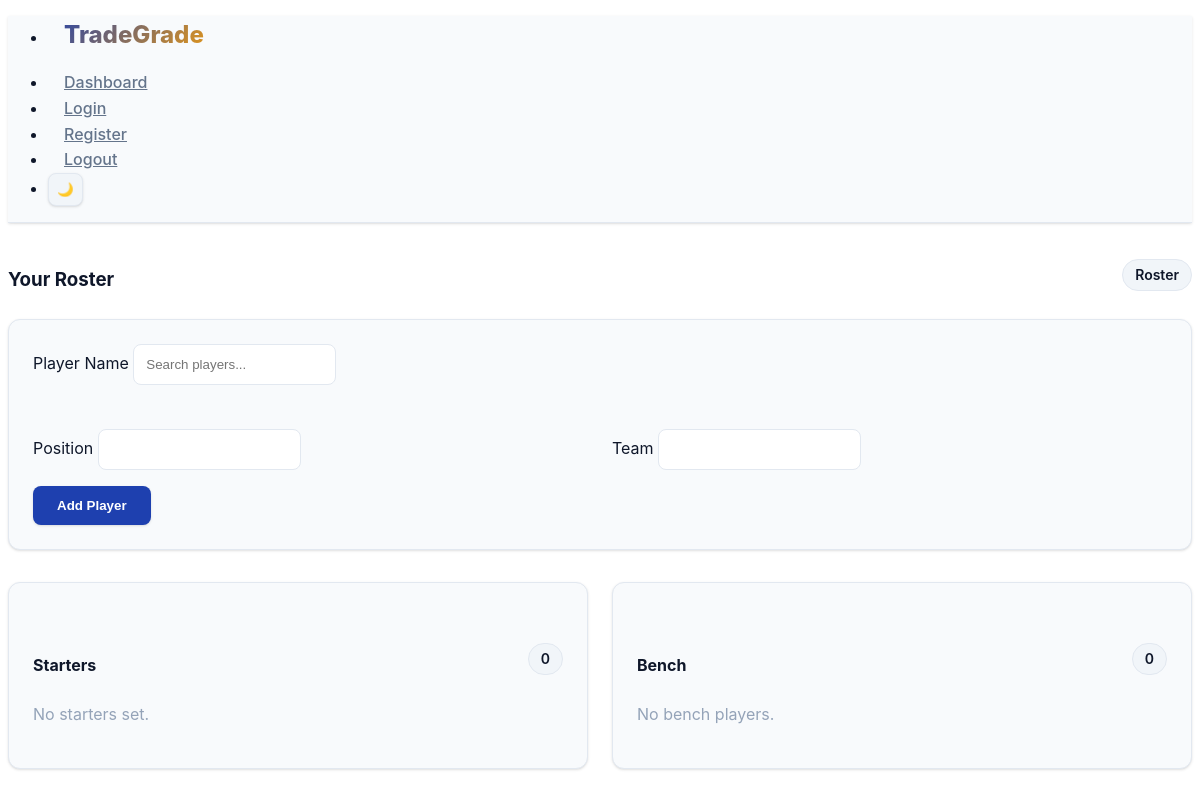
The app's page /roster/1 (signed in), older data.
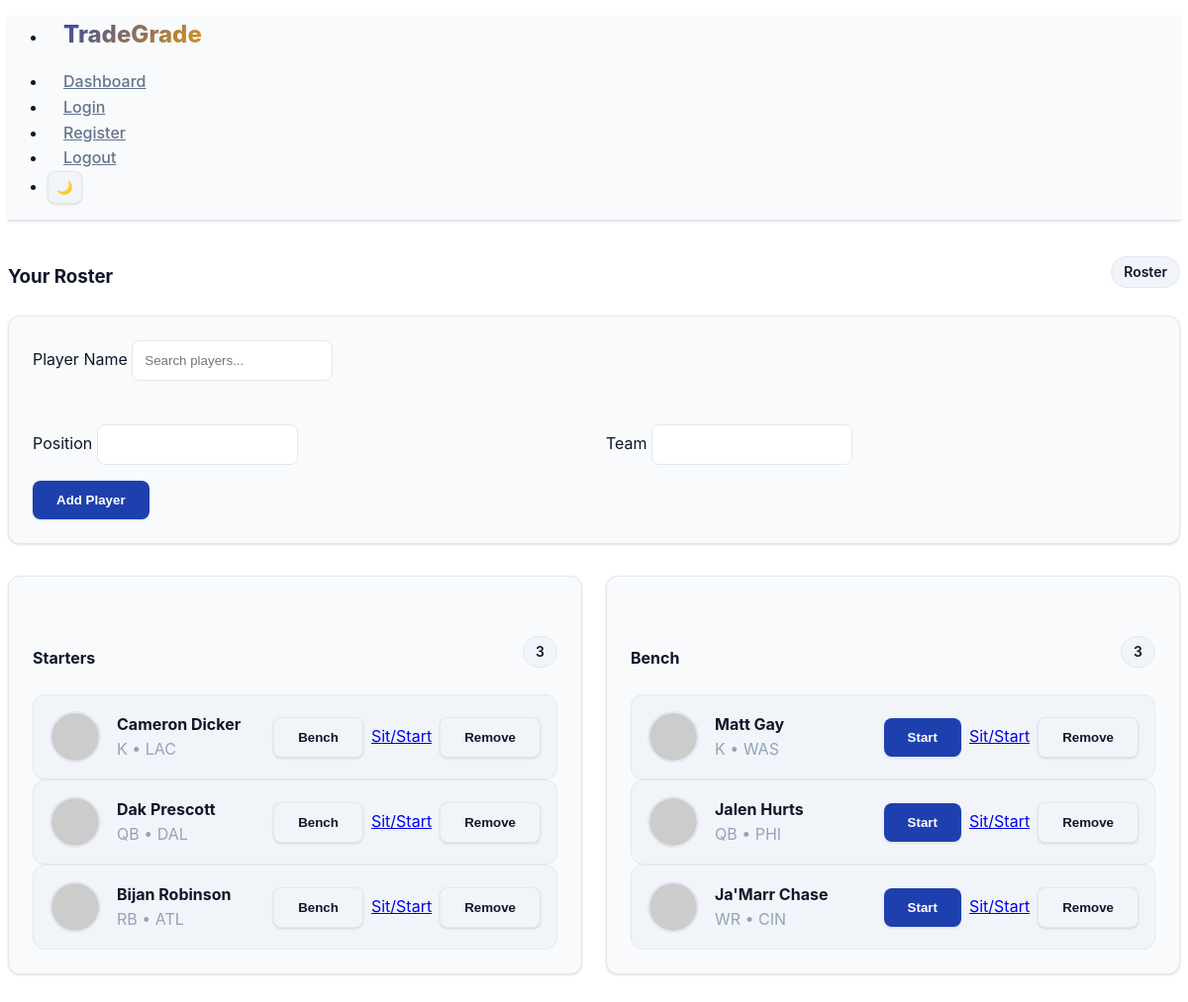
The same page, newer data.
### app/models.py (models this page shows)
class TimestampMixin:
    created_at = db.Column(db.DateTime, default=datetime.utcnow, nullable=False)
    updated_at = db.Column(
        db.DateTime, default=datetime.utcnow, onupdate=datetime.utcnow, nullable=False
    )

class RosterEntry(TimestampMixin, db.Model):
    id = db.Column(db.Integer, primary_key=True)
    user_id = db.Column(db.Integer, db.ForeignKey("user.id"), nullable=False, index=True)
    league_id = db.Column(db.Integer, db.ForeignKey("league.id"), nullable=False, index=True)
    player_id = db.Column(db.Integer, db.ForeignKey("player.id"), nullable=False, index=True)
    is_starter = db.Column(db.Boolean, default=False, nullable=False)
    user = db.relationship("User", back_populates="roster_entries")
    league = db.relationship("League")
    player = db.relationship("Player")
    __table_args__ = (
        db.UniqueConstraint("user_id", "league_id", "player_id", name="uq_user_league_player"),
    )

class Player(TimestampMixin, db.Model):
    id = db.Column(db.Integer, primary_key=True)
    external_id = db.Column(db.String(64), unique=True, index=True)
    name = db.Column(db.String(120), nullable=False, index=True)
    position = db.Column(db.String(10), nullable=True)
    team = db.Column(db.String(10), nullable=True)

### app/roster/routes.py (the view)
@roster_bp.route("/<int:league_id>")
@login_required
def view(league_id: int):
    membership = Membership.query.filter_by(user_id=current_user.id, league_id=league_id).first()
    if not membership:
        flash("You are not a member of this league", "danger")
        return redirect(url_for("league.dashboard"))
    entries = (
        RosterEntry.query.filter_by(user_id=current_user.id, league_id=league_id)
        .join(Player)
        .order_by(Player.position, Player.name)
        .all()
    )
    return render_template("roster/view.html", league_id=league_id, entries=entries)

### app/__init__.py (called while the page is built)
def register_extensions(app: Flask) -> None:
    db.init_app(app)
    migrate.init_app(app, db)
    login_manager.init_app(app)
    socketio.init_app(app, message_queue=app.config.get("SOCKETIO_MESSAGE_QUEUE"))
    @login_manager.user_loader
    def load_user(user_id: str):
        return User.query.get(int(user_id))
    login_manager.login_view = "auth.login"

### app/templates/roster/view.html (shortened to what this page needs)
{% extends 'base.html' %}
{% block content %}
<div class="section-title">
  <h3>Your Roster</h3>
  <span class="badge">Roster</span>
  </div>
<form method="post" action="{{ url_for('roster.add_player', league_id=league_id) }}" class="card">
  <label>Player Name
    <input type="text" id="player_name" required placeholder="Search players..." autocomplete="off">
  </label>
  <div id="player_suggestions" class="muted" style="margin-top: 0.5rem; min-height: 20px;"></div>
  <div class="grid">
    <label>Position <input type="text" id="position" disabled></label>
    <label>Team <input type="text" id="team" disabled></label>
  </div>
  <button type="submit">Add Player</button>
</form>
{% set starters = entries|selectattr('is_starter')|list %}
{% set bench = entries|rejectattr('is_starter')|list %}
<div class="grid">
  <div class="card">
    <div class="section-title"><h4>Starters</h4><span class="badge">{{ starters|length }}</span></div>
    {% for e in starters %}
      <div class="player-card">
        <img src="https://sleepercdn.com/content/nfl/players/thumb/{{ e.player.external_id }}.jpg" onerror="this.onerror=null;this.src='https://ui-avatars.com/api/?name={{ e.player.name | urlencode }}&background=f3f4f6&color=111827'" alt="{{ e.player.name }}">
        <div style="flex:1;">
          <strong>{{ e.player.name }}</strong>
          <div class="muted">{{ e.player.position }} • {{ e.player.team }}</div>
        </div>
        <div class="actions">
          <form method="post" action="{{ url_for('roster.toggle_starter', league_id=league_id, entry_id=e.id) }}">
            <button type="submit" class="secondary">Bench</button>
          </form>
          <a href="{{ url_for('roster.sit_start', league_id=league_id, player_id=e.player_id) }}">Sit/Start</a>
          <form method="post" action="{{ url_for('roster.remove_player', league_id=league_id, entry_id=e.id) }}">
            <button type="submit" class="secondary">Remove</button>
          </form>
        </div>
      </div>
    {% else %}
      <p class="muted">No starters set.</p>
    {% endfor %}
  </div>
  <div class="card">
    <div class="section-title"><h4>Bench</h4><span class="badge">{{ bench|length }}</span></div>
    {% for e in bench %}
      <div class="player-card">
        <img src="https://sleepercdn.com/content/nfl/players/thumb/{{ e.player.external_id }}.jpg" onerror="this.onerror=null;this.src='https://ui-avatars.com/api/?name={{ e.player.name | urlencode }}&background=f3f4f6&color=111827'" alt="{{ e.player.name }}">
        <div style="flex:1;">
          <strong>{{ e.player.name }}</strong>
          <div class="muted">{{ e.player.position }} • {{ e.player.team }}</div>
        </div>
        <div class="actions">
          <form method="post" action="{{ url_for('roster.toggle_starter', league_id=league_id, entry_id=e.id) }}">
            <button type="submit">Start</button>
          </form>
          <a href="{{ url_for('roster.sit_start', league_id=league_id, player_id=e.player_id) }}">Sit/Start</a>
          <form method="post" action="{{ url_for('roster.remove_player', league_id=league_id, entry_id=e.id) }}">
            <button type="submit" class="secondary">Remove</button>
          </form>
        </div>
      </div>
    {% else %}
      <p class="muted">No bench players.</p>
    {% endfor %}
  </div>
</div>
{% endblock %}

### app/templates/base.html (shortened to what this page needs)
<!doctype html>
<html data-theme="light">
  <head>
    <link rel="stylesheet" href="https://cdn.jsdelivr.net/npm/@picocss/pico@2/css/pico.min.css">
  </head>
  <body>
    <nav class="container">
      <ul>
        <li><strong><a href="/">TradeGrade</a></strong></li>
      </ul>
      <ul>
        <li><a href="{{ url_for('league.dashboard') }}">Dashboard</a></li>
        <li><a href="{{ url_for('auth.login') }}">Login</a></li>
        <li><a href="{{ url_for('auth.register') }}">Register</a></li>
        <li><a href="{{ url_for('auth.logout') }}">Logout</a></li>
        <li>
          <button class="theme-toggle" onclick="toggleTheme()" title="Toggle dark mode">
            <span id="theme-icon">🌙</span>
          </button>
        </li>
      </ul>
    </nav>
    <main class="container">
      {% block content %}{% endblock %}
    </main>
  </body>
</html>

### app/templates/base.html (style rules this page uses)
:root { --primary: #1e40af; --primary-hover: #1d4ed8; --secondary: #64748b; --accent: #f59e0b; --success: #10b981; --warning: #f59e0b; --error: #ef4444; --bg-primary: #ffffff; --bg-secondary: #f8fafc; --bg-tertiary: #f1f5f9; --text-primary: #0f172a; --text-secondary: #64748b; --text-muted: #94a3b8; --border: #e2e8f0; --shadow: 0 1px 3px 0 rgb(0 0 0 / 0.1), 0 1px 2px -1px rgb(0 0 0 / 0.1); --shadow-lg: 0 10px 15px -3px rgb(0 0 0 / 0.1), 0 4px 6px -4px rgb(0 0 0 / 0.1); --radius: 12px; --radius-sm: 8px; --radius-lg: 16px; }
* { transition: background-color 0.2s ease, border-color 0.2s ease, color 0.2s ease; }
body { background: var(--bg-primary); color: var(--text-primary); font-family: 'Inter', -apple-system, BlinkMacSystemFont, 'Segoe UI', Roboto, sans-serif; line-height: 1.6; }
nav { background: var(--bg-secondary); border-bottom: 1px solid var(--border); backdrop-filter: blur(10px); position: sticky; top: 0; z-index: 100; box-shadow: var(--shadow); }
nav ul li strong a { background: linear-gradient(135deg, var(--primary), var(--accent)); -webkit-background-clip: text; -webkit-text-fill-color: transparent; background-clip: text; font-weight: 800; font-size: 1.5rem; text-decoration: none; }
nav ul li a { color: var(--text-secondary); font-weight: 500; padding: 0.5rem 1rem; border-radius: var(--radius-sm); transition: all 0.2s ease; }
.theme-toggle { background: var(--bg-tertiary); border: 1px solid var(--border); border-radius: var(--radius-sm); padding: 0.5rem; cursor: pointer; color: var(--text-secondary); transition: all 0.2s ease; }
.card { background: var(--bg-secondary); border: 1px solid var(--border); border-radius: var(--radius); padding: 1.5rem; margin: 1rem 0; box-shadow: var(--shadow); transition: all 0.2s ease; }
.grid { display: grid; grid-template-columns: repeat(auto-fit, minmax(280px, 1fr)); gap: 1.5rem; margin: 1rem 0; }
h1, h2, h3, h4, h5, h6 { color: var(--text-primary); font-weight: 700; margin-bottom: 0.5rem; }
.muted { color: var(--text-muted); }
.badge { display: inline-block; padding: 0.25rem 0.75rem; border-radius: 9999px; font-size: 0.875rem; font-weight: 600; background: var(--bg-tertiary); color: var(--text-primary); border: 1px solid var(--border); }
.player-card { display: flex; gap: 1rem; align-items: center; padding: 1rem; background: var(--bg-tertiary); border-radius: var(--radius); border: 1px solid var(--border); transition: all 0.2s ease; }
.player-card img { width: 48px; height: 48px; border-radius: 50%; object-fit: cover; background: var(--bg-primary); border: 2px solid var(--border); }
button, input[type="submit"], .btn { background: var(--primary); color: white; border: none; border-radius: var(--radius-sm); padding: 0.75rem 1.5rem; font-weight: 600; cursor: pointer; transition: all 0.2s ease; box-shadow: var(--shadow); }
button.secondary { background: var(--bg-tertiary); color: var(--text-primary); border: 1px solid var(--border); }
input, select, textarea { background: var(--bg-primary); border: 1px solid var(--border); border-radius: var(--radius-sm); color: var(--text-primary); padding: 0.75rem; transition: all 0.2s ease; }
.actions { display: flex; gap: 0.5rem; flex-wrap: wrap; align-items: center; }
.section-title { display: flex; justify-content: space-between; align-items: center; margin: 1.5rem 0 1rem 0; }

Row changes from the older to the newer data that the page shows:
added RosterEntry: player.name "Cameron Dicker", player.position "K", player.team "LAC", shown under "Starters"
added RosterEntry: player.name "Dak Prescott", player.position "QB", player.team "DAL", shown under "Starters"
added RosterEntry: player.name "Bijan Robinson", player.position "RB", player.team "ATL", shown under "Starters"
added RosterEntry: player.name "Matt Gay", player.position "K", player.team "WAS", shown under "Bench"
added RosterEntry: player.name "Jalen Hurts", player.position "QB", player.team "PHI", shown under "Bench"
added RosterEntry: player.name "Ja'Marr Chase", player.position "WR", player.team "CIN", shown under "Bench"
Text that changed along with them:
{{ starters|length }}: "0" → "3"
{{ bench|length }}: "0" → "3"
text no longer shown: "No starters set. No bench players."
